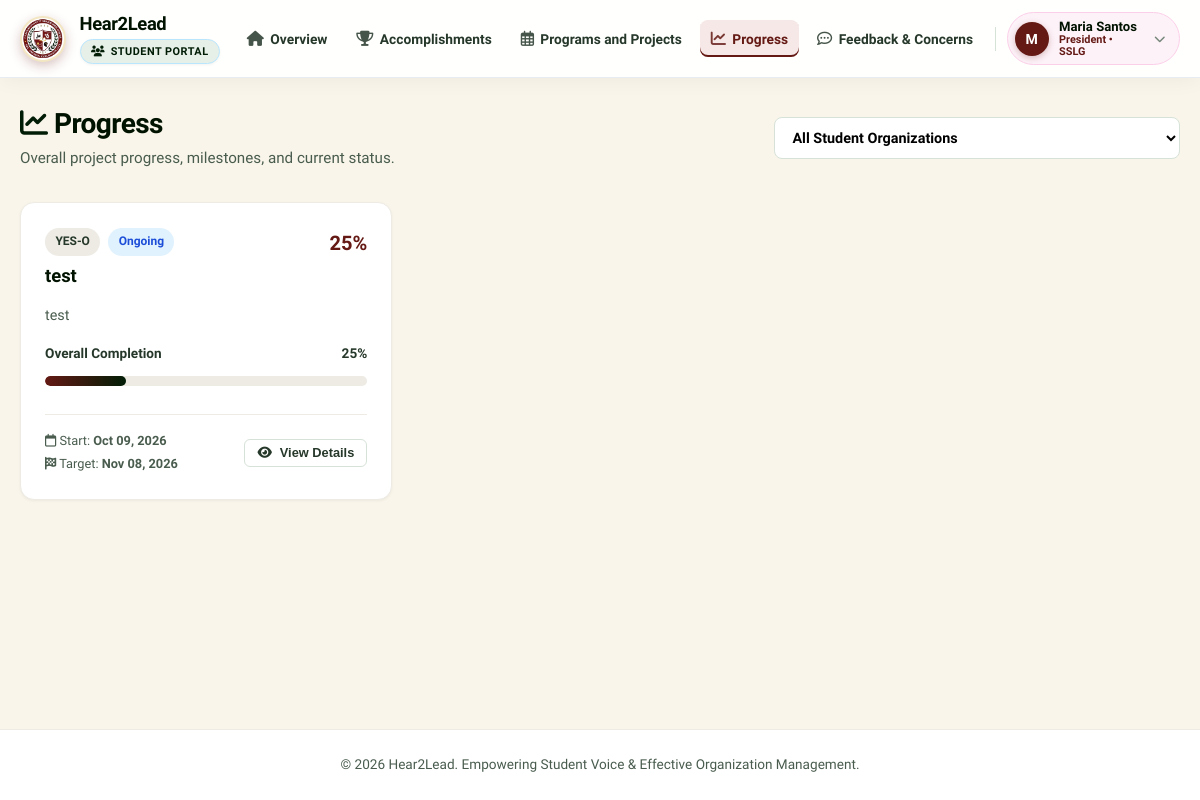
The app's page /student/progress.php (signed in) with its own data.
### tables this page shows
CREATE TABLE IF NOT EXISTS `projects` (
  `id` INT AUTO_INCREMENT PRIMARY KEY,
  `org_id` INT NOT NULL,
  `title` VARCHAR(200) NOT NULL,
  `description` TEXT NOT NULL,
  `status` ENUM('Planning', 'Ongoing', 'Accomplished', 'On Hold') DEFAULT 'Planning',
  `progress_percent` INT DEFAULT 0,
  `start_date` DATE DEFAULT NULL,
  `target_date` DATE DEFAULT NULL,
  `created_at` TIMESTAMP DEFAULT CURRENT_TIMESTAMP,
  FOREIGN KEY (`org_id`) REFERENCES `organizations`(`id`) ON DELETE CASCADE
);

CREATE TABLE IF NOT EXISTS `organizations` (
  `id` INT AUTO_INCREMENT PRIMARY KEY,
  `name` VARCHAR(150) NOT NULL,
  `acronym` VARCHAR(20) NOT NULL,
  `logo` VARCHAR(255) DEFAULT NULL,
  `description` TEXT,
  `category` VARCHAR(50) DEFAULT 'Student Council',
  `created_at` TIMESTAMP DEFAULT CURRENT_TIMESTAMP
);

### student/progress.php (the view, shortened to what this page needs)
<?php
require_once __DIR__ . '/../config/db.php';
include_once __DIR__ . '/../includes/header.php';
$query = "SELECT p.*, o.name as org_name, o.acronym FROM projects p JOIN organizations o ON p.org_id = o.id ";
$query .= "ORDER BY p.progress_percent DESC, p.target_date ASC";
$projects = $pdo->query($query)->fetchAll();
?>
<div class="page-header">
  <div>
    <h1 class="page-title"><i class="fa-solid fa-chart-line" style="color: var(--secondary);"></i> Progress</h1>
    <p class="page-subtitle">Overall project progress, milestones, and current status.</p>
  </div>
  <div>
    <form method="GET" action="progress.php">
      <select name="org_id" class="form-control" onchange="this.form.submit()" style="font-weight: 600;">
        <option value="0">All Student Organizations</option>
      </select>
    </form>
  </div>
</div>
<div class="card-grid" style="grid-template-columns: repeat(auto-fill, minmax(350px, 1fr));">
  <?php if (empty($projects)): ?>
    <div class="panel" style="grid-column: 1 / -1; text-align: center; padding: 3rem;">
      <i class="fa-solid fa-spinner" style="font-size: 3rem; color: var(--gray-400); margin-bottom: 1rem;"></i>
      <h3>No Projects Found</h3>
      <p style="color: var(--gray-600);">No project progress recorded for this organization selection.</p>
    </div>
  <?php else: ?>
    <?php foreach ($projects as $proj):
      $proj_status_badges = [
        'Accomplished' => 'badge-accomplished',
        'Ongoing' => 'badge-in-progress',
        'Planning' => 'badge-todo'
      ];
      $status_class = $proj_status_badges[$proj['status']] ?? 'badge-planning';
    ?>
      <div class="card">
        <div class="card-header">
          <div>
            <span class="badge badge-planning"><?= htmlspecialchars($proj['acronym']) ?></span>
            <span class="badge <?= $status_class ?>" style="margin-left: 0.25rem;"><?= htmlspecialchars($proj['status']) ?></span>
            <h3 class="card-title" style="margin-top: 0.5rem;"><?= htmlspecialchars($proj['title']) ?></h3>
          </div>
          <span style="font-size: 1.25rem; font-weight: 800; color: var(--primary);"><?= $proj['progress_percent'] ?>%</span>
        </div>
        <div class="card-body">
          <p style="font-size: 0.9rem; color: var(--gray-600); margin-bottom: 1rem;">
            <?= htmlspecialchars(mb_strimwidth($proj['description'], 0, 140, '...')) ?>
          </p>
          <div style="margin-bottom: 0.5rem;">
            <div style="display: flex; justify-content: space-between; font-weight: 600; font-size: 0.85rem; color: var(--gray-700);">
              <span>Overall Completion</span>
              <span><?= $proj['progress_percent'] ?>%</span>
            </div>
            <div class="progress-container">
              <div class="progress-bar" style="width: <?= $proj['progress_percent'] ?>%; background: <?= $proj['progress_percent'] == 100 ? 'var(--success)' : 'linear-gradient(90deg, var(--primary), var(--secondary))' ?>;"></div>
            </div>
          </div>
        </div>
        <div class="card-footer" style="display: flex; justify-content: space-between; align-items: center; flex-wrap: wrap; gap: 0.5rem;">
          <div style="display: flex; flex-direction: column; gap: 0.15rem; font-size: 0.8rem;">
            <span><i class="fa-regular fa-calendar"></i> Start: <strong><?= $proj['start_date'] ? date('M d, Y', strtotime($proj['start_date'])) : 'TBA' ?></strong></span>
            <span><i class="fa-solid fa-flag-checkered"></i> Target: <strong><?= $proj['target_date'] ? date('M d, Y', strtotime($proj['target_date'])) : 'TBA' ?></strong></span>
          </div>
          <button type="button" class="btn btn-secondary btn-sm" onclick="openViewProgressModal(<?= intval($proj['id']) ?>)">
            <i class="fa-solid fa-eye"></i> View Details
          </button>
        </div>
      </div>
    <?php endforeach; ?>
  <?php endif; ?>
</div>
<?php include_once __DIR__ . '/../includes/footer.php'; ?>

### assets/css/style.css (style rules this page uses)
:root { --primary: #641914; --primary-hover: #4d120e; --primary-light: #f5e8e6; --primary-glow: rgba(100, 25, 20, 0.25); --secondary: #011d06; --secondary-light: #e6efe8; --accent: #641914; --accent-light: #f5e8e6; --dark-green: #001200; --forest-green: #011d06; --success: #15803d; --success-light: #dcfce7; --warning: #b45309; --warning-light: #fef3c7; --danger: #dc2626; --danger-light: #fee2e2; --info: #0284c7; --info-light: #e0f2fe; --dark: #001200; --gray-900: #001200; --gray-800: #011d06; --gray-700: #26382a; --gray-600: #495c4e; --gray-500: #75877a; --gray-400: #adc0b2; --gray-300: #d6e2d8; --gray-200: #edebe4; --gray-100: #fbf3de; --white: #ffffff; --cream: #fbf3de; --cream-light: #fffdf7; --cream-dark: #f3e6c3; --shadow-sm: 0 1px 3px rgba(0, 0, 0, 0.05); --shadow: 0 4px 12px -2px rgba(1, 29, 6, 0.08), 0 2px 6px -1px rgba(0, 0, 0, 0.04); --shadow-md: 0 10px 20px -3px rgba(1, 29, 6, 0.12), 0 4px 8px -2px rgba(0, 0, 0, 0.05); --shadow-lg: 0 20px 25px -5px rgba(0, 18, 0, 0.18), 0 10px 10px -5px rgba(0, 18, 0, 0.04); --radius-sm: 8px; --radius: 14px; --radius-lg: 20px; --radius-full: 9999px; --transition: all 0.25s cubic-bezier(0.4, 0, 0.2, 1); }
* { box-sizing: border-box; margin: 0; padding: 0; }
body { font-family: 'Plus Jakarta Sans', system-ui, -apple-system, BlinkMacSystemFont, "Segoe UI", Roboto, sans-serif; background-color: #f9f5ea; color: var(--dark-green); line-height: 1.6; min-height: 100vh; display: flex; flex-direction: column; -webkit-font-smoothing: antialiased; }
.page-header { margin-bottom: 2rem; display: flex; justify-content: space-between; align-items: center; flex-wrap: wrap; gap: 1.25rem; }
.page-title { font-size: 1.75rem; font-weight: 800; color: var(--dark); letter-spacing: -0.02em; line-height: 1.25; }
.page-subtitle { color: var(--gray-600); font-size: 0.95rem; margin-top: 0.3rem; }
.card-grid { display: grid; grid-template-columns: repeat(auto-fill, minmax(320px, 1fr)); gap: 1.35rem; margin-bottom: 2rem; }
.card { background: var(--white); border-radius: var(--radius); border: 1px solid var(--gray-200); box-shadow: var(--shadow-sm); padding: 1.5rem; display: flex; flex-direction: column; transition: var(--transition); }
.card-header { display: flex; justify-content: space-between; align-items: flex-start; margin-bottom: 1rem; gap: 0.5rem; }
.card-title { font-size: 1.15rem; font-weight: 700; color: var(--dark); line-height: 1.3; }
.card-body { flex: 1; color: var(--gray-700); font-size: 0.95rem; margin-bottom: 1.25rem; }
.card-footer { border-top: 1px solid var(--gray-200); padding-top: 1rem; display: flex; justify-content: space-between; align-items: center; font-size: 0.85rem; color: var(--gray-600); flex-wrap: wrap; gap: 0.5rem; }
.progress-container { width: 100%; background-color: var(--gray-200); border-radius: var(--radius-full); height: 10px; overflow: hidden; margin: 0.75rem 0 0.4rem 0; }
.progress-bar { height: 100%; background: linear-gradient(90deg, var(--primary), var(--secondary)); border-radius: var(--radius-full); transition: width 0.4s ease; }
.badge { display: inline-flex; align-items: center; gap: 0.3rem; padding: 0.25rem 0.65rem; border-radius: var(--radius-full); font-size: 0.75rem; font-weight: 700; text-transform: capitalize; }
.badge-in-progress { background: var(--info-light); color: #1d4ed8; }
.badge-planning { background: var(--gray-200); color: var(--gray-700); }
.btn { display: inline-flex; align-items: center; justify-content: center; gap: 0.5rem; padding: 0.65rem 1.25rem; border-radius: var(--radius-sm); font-weight: 700; font-size: 0.9rem; cursor: pointer; border: 1px solid transparent; transition: var(--transition); white-space: nowrap; }
.btn-secondary { background-color: var(--white); color: var(--gray-700); border-color: var(--gray-300); }
.btn-sm { padding: 0.35rem 0.75rem; font-size: 0.8rem; border-radius: 6px; }
.form-control { width: 100%; padding: 0.65rem 0.85rem; border: 1px solid var(--gray-300); border-radius: var(--radius-sm); font-size: 0.9rem; font-family: inherit; transition: var(--transition); background: var(--white); }
html, body { overflow-x: hidden; max-width: 100%; }

### records on screen
projects: org.acronym "YES-O", status "Ongoing", title "test", progress_percent "25", description "test", start_date "Oct 09, 2026", target_date "Nov 08, 2026"

### other values on screen
substr($user_name, 0, 1) "M"
$user_name "Maria Santos"
$user_role "President"
$org_acronym "SSLG"
